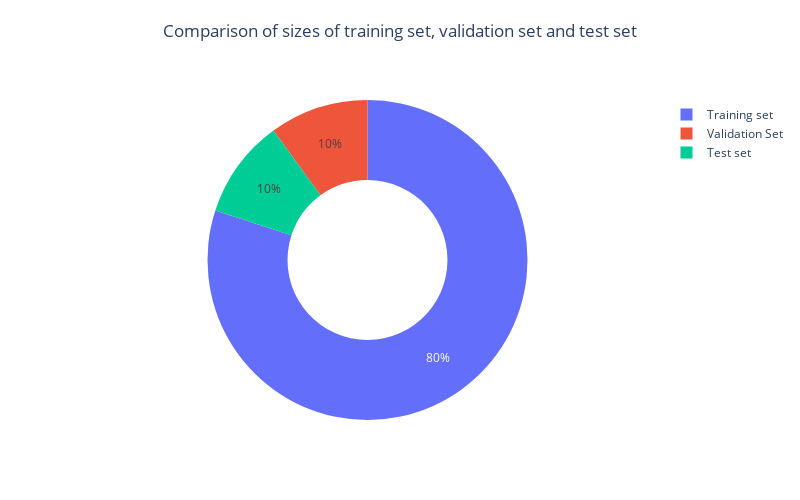

The notebook cell saved with this chart:
### Code cell
# Feature-target split
X, y = dfManipulated.drop('Categoria', axis = 1), dfManipulated['Categoria']

# Train-test split (from complete data)
X_train, X_test, y_train, y_test = train_test_split(X, y, test_size = 0.2, random_state = 40)
data_train = pd.concat([X_train, y_train], axis = 1)

# Validation-test split (from test data)
X_val, X_test, y_val, y_test = train_test_split(X_test, y_test, test_size = 0.5, random_state = 40)
data_val, data_test = pd.concat([X_val, y_val], axis = 1), pd.concat([X_test, y_test], axis = 1)

# Comparison of sizes of training set, validation set and test set
values = np.array([len(data_train), len(data_val), len(data_test)])
labels = ['Training set', 'Validation Set', 'Test set']
fig = go.Figure(data = [go.Pie(values = values, labels = labels, hole = 0.5, textinfo = 'percent', title = " ")])
text_title = "Comparison of sizes of training set, validation set and test set"
fig.update_layout(height = 500, width = 800, showlegend = True, title = dict(text = text_title, x = 0.5, y = 0.95))
fig.show()

### Figure 1 — Plotly figure (JSON) as saved in the notebook; plotly's stock layout.template omitted (floating-point values rounded to 4 significant figures)
{"data": [{"hole": 0.5, "labels": ["Training set", "Validation Set", "Test set"], "textinfo": "percent", "title": {"text": " "}, "type": "pie", "values": [7872, 984, 984]}], "layout": {"height": 500, "showlegend": true, "title": {"text": "Comparison of sizes of training set, validation set and test set", "x": 0.5, "y": 0.95}, "width": 800}}
